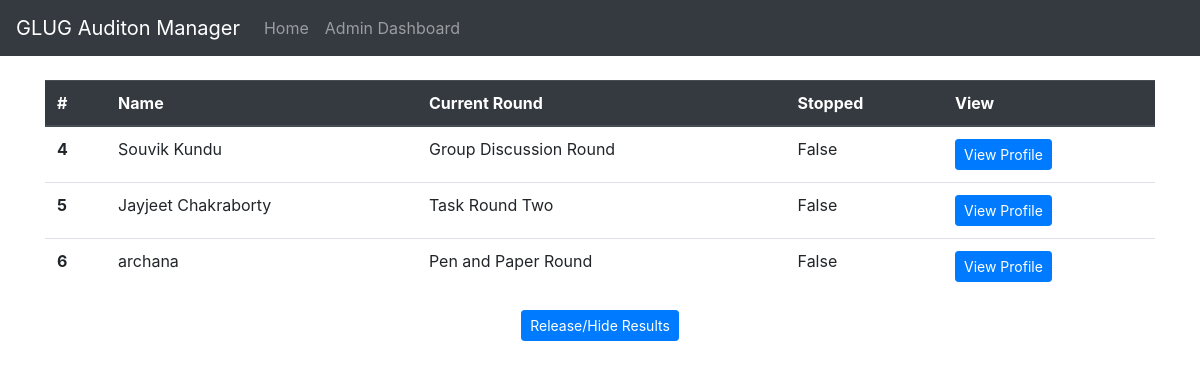
Page /dashboard/ (signed in) on the earlier database version.
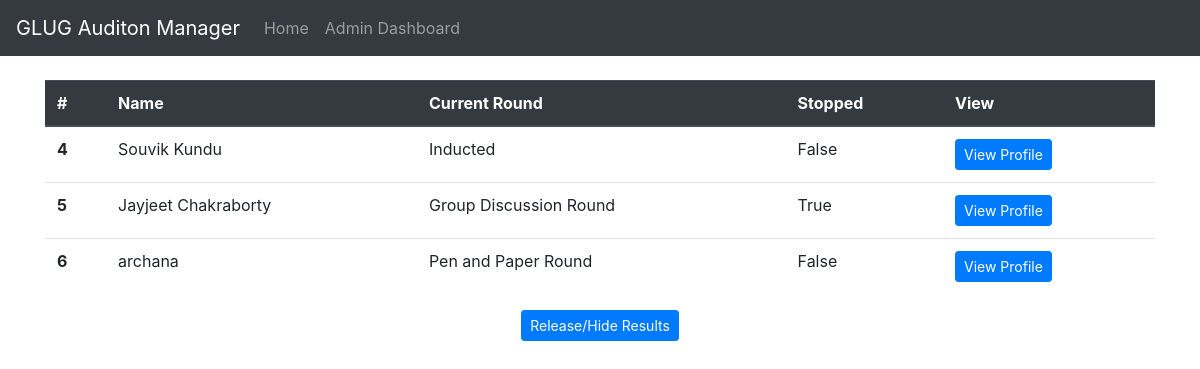
Same page on the later database version.
### core/models.py (models this page shows, shortened)
class Student(models.Model):
    name = models.CharField(max_length=255)
    year = models.IntegerField()
    dept = models.CharField(max_length=20)
    pen_paper_round = models.ForeignKey(PenPaperRound, on_delete=models.CASCADE, null=True, blank=True)
    task_round_one = models.ForeignKey(TaskRoundOne, on_delete=models.CASCADE, null=True, blank=True)
    task_round_two = models.ForeignKey(TaskRoundTwo, on_delete=models.CASCADE, null=True, blank=True)
    gd_round = models.ForeignKey(GroupDiscussionRound, on_delete=models.CASCADE, null=True, blank=True)
    final_pi = models.ForeignKey(FinalPi, on_delete=models.CASCADE, null=True, blank=True)
    current_round = models.IntegerField(default=1)
    stopped = models.BooleanField(default=False)

### core/views.py (the view)
@login_required
def dashboard(request):
    students = Student.objects.all()
    for student in students:
        student.current_round = round_details[student.current_round]
    context_data = {
        'students': students,
    }
    return render(request, 'dashboard.html', context_data)

### templates/dashboard.html (shortened to what this page needs)
{% extends 'base.html' %}
{% block content %}
<div class="container text-center">
    <br />
    <table class="table">
        <thead class="thead-dark">
            <tr>
                <th scope="col">#</th>
                <th scope="col">Name</th>
                <th scope="col">Current Round</th>
                <th scope="col">Stopped</th>
                <th scope="col">View</th>
            </tr>
        </thead>
        <tbody>
            {% for student in students %}
            <tr>
                <th scope="row">{{ student.id }}</th>
                <td>{{ student.name }}</td>
                <td>{{ student.current_round }}</td>
                <td>{{ student.stopped }}</td>
                <td><a href="/profile/{{ student.id }}" class="btn btn-primary btn-sm">View Profile</a></td>
            </tr>
            {% endfor %}
        </tbody>
    </table>
    <form method="POST" action="/set_result_status/">
        <button class="btn btn-primary btn-sm">Release/Hide Results</button>
    </form>
</div>
{% endblock %}

Differences in the rows shown:
changed Student "Souvik Kundu": current_round "Group Discussion Round" → "Inducted"
changed Student "Jayjeet Chakraborty": current_round "Task Round Two" → "Group Discussion Round"; stopped "False" → "True"
